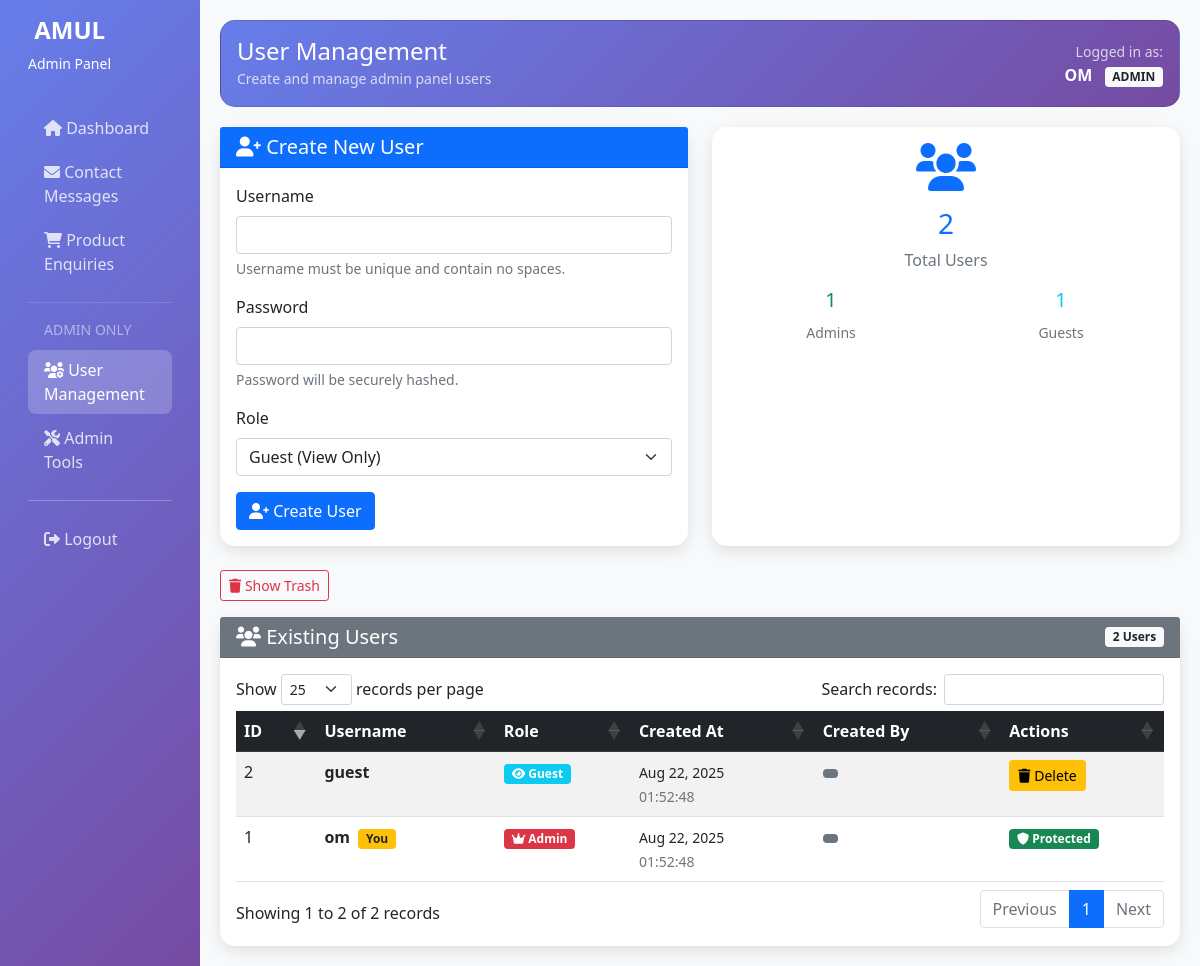
Page /Amul-Shop-AdminPanel/user_management.php (signed in) on the committed database.
### tables this page shows
CREATE TABLE `users` (
  `id` int(11) NOT NULL AUTO_INCREMENT,
  `username` varchar(50) NOT NULL,
  `password` varchar(255) NOT NULL,
  `role` enum('admin','guest') NOT NULL DEFAULT 'guest',
  `created_at` timestamp NOT NULL DEFAULT current_timestamp(),
  `last_login` timestamp NULL DEFAULT NULL,
  `deleted_at` timestamp NULL DEFAULT NULL,
  PRIMARY KEY (`id`),
  UNIQUE KEY `username` (`username`)
);

### Amul-Shop-AdminPanel/user_management.php (the view, shortened to what this page needs)
<?php
$database = new Database();
$db = $database->getConnection();
try {
    $create_table_query = "CREATE TABLE IF NOT EXISTS users (
        id INT AUTO_INCREMENT PRIMARY KEY,
        username VARCHAR(50) UNIQUE NOT NULL,
        password VARCHAR(255) NOT NULL,
        role ENUM('admin', 'guest') NOT NULL DEFAULT 'guest',
        created_at TIMESTAMP DEFAULT CURRENT_TIMESTAMP,
        created_by VARCHAR(50) NOT NULL
    )";
    $db->exec($create_table_query);
} catch(PDOException $exception) {
    $error_message = "Error setting up users table: " . $exception->getMessage();
}
$db->exec("ALTER TABLE users ADD COLUMN IF NOT EXISTS deleted_at DATETIME DEFAULT NULL");
$show_trash = isset($_GET['trash']) && $_GET['trash'] == '1';
try {
    if ($show_trash) {
        $query = "SELECT * FROM users WHERE deleted_at IS NOT NULL ORDER BY created_at DESC";
    } else {
        $query = "SELECT * FROM users WHERE deleted_at IS NULL ORDER BY created_at DESC";
    }
    $stmt = $db->prepare($query);
    $stmt->execute();
    $users = $stmt->fetchAll(PDO::FETCH_ASSOC);
} catch(PDOException $exception) {
    $users = [];
    $error_message = "Error fetching users: " . $exception->getMessage();
}
include 'includes/header.php';
?>
<div class="row mb-4">
    <div class="col-md-6">
        <div class="card table-card">
            <div class="card-header bg-primary text-white">
                <h5 class="mb-0"><i class="fas fa-user-plus"></i> Create New User</h5>
            </div>
            <div class="card-body">
                <form method="POST">
                    <div class="mb-3">
                        <label for="username" class="form-label">Username</label>
                        <input type="text" class="form-control" id="username" name="username" required>
                        <div class="form-text">Username must be unique and contain no spaces.</div>
                    </div>
                    <div class="mb-3">
                        <label for="password" class="form-label">Password</label>
                        <input type="password" class="form-control" id="password" name="password" required>
                        <div class="form-text">Password will be securely hashed.</div>
                    </div>
                    <div class="mb-3">
                        <label for="role" class="form-label">Role</label>
                        <select class="form-select" id="role" name="role" required>
                            <option value="guest">Guest (View Only)</option>
                        </select>
                    </div>
                    <button type="submit" class="btn btn-primary">
                        <i class="fas fa-user-plus"></i> Create User
                    </button>
                </form>
            </div>
        </div>
    </div>
    <div class="col-md-6">
        <div class="card stats-card h-100">
            <div class="card-body">
                <div class="text-center">
                    <i class="fas fa-users fa-3x text-primary mb-3"></i>
                    <h3 class="text-primary"><?php echo count($users); ?></h3>
                    <p class="text-muted mb-3">Total Users</p>
                    <div class="row text-center">
                        <div class="col-6">
                            <h5 class="text-success">
                                <?php echo count(array_filter($users, function($u) { return $u['role'] == 'admin'; })); ?>
                            </h5>
                            <small class="text-muted">Admins</small>
                        </div>
                        <div class="col-6">
                            <h5 class="text-info">
                                <?php echo count(array_filter($users, function($u) { return $u['role'] == 'guest'; })); ?>
                            </h5>
                            <small class="text-muted">Guests</small>
                        </div>
                    </div>
                </div>
            </div>
        </div>
    </div>
</div>
<div class="mb-3">
    <?php if ($show_trash): ?>
        <a href="user_management.php" class="btn btn-outline-primary btn-sm">
            <i class="fas fa-users"></i> Show Active Users
        </a>
    <?php else: ?>
        <a href="user_management.php?trash=1" class="btn btn-outline-danger btn-sm">
            <i class="fas fa-trash"></i> Show Trash
        </a>
    <?php endif; ?>
</div>
<div class="card table-card">
    <div class="card-header bg-secondary text-white d-flex justify-content-between align-items-center">
        <h5 class="mb-0"><i class="fas fa-users"></i> Existing Users</h5>
        <span class="badge bg-light text-dark"><?php echo count($users); ?> Users</span>
    </div>
    <div class="card-body">
        <?php if (count($users) > 0): ?>
            <div class="table-responsive">
                <table class="table table-striped table-hover data-table">
                    <thead class="table-dark">
                        <tr>
                            <th>ID</th>
                            <th>Username</th>
                            <th>Role</th>
                            <th>Created At</th>
                            <th>Created By</th>
                            <th>Actions</th>
                        </tr>
                    </thead>
                    <tbody>
                        <?php foreach ($users as $user): ?>
                            <tr <?php if ($show_trash): ?>class="table-danger"<?php endif; ?>>
                                <td><?php echo $user['id']; ?></td>
                                <td>
                                    <strong><?php echo htmlspecialchars($user['username']); ?></strong>
                                    <?php if ($user['username'] === $_SESSION['username']): ?>
                                        <span class="badge bg-warning text-dark ms-1">You</span>
                                    <?php endif; ?>
                                </td>
                                <td>
                                    <?php if ($user['role'] === 'admin'): ?>
                                        <span class="badge bg-danger">
                                            <i class="fas fa-crown"></i> Admin
                                        </span>
                                    <?php else: ?>
                                        <span class="badge bg-info">
                                            <i class="fas fa-eye"></i> Guest
                                        </span>
                                    <?php endif; ?>
                                </td>
                                <td>
                                    <small>
                                        <?php echo date('M d, Y', strtotime($user['created_at'])); ?><br>
                                        <span class="text-muted"><?php echo date('H:i:s', strtotime($user['created_at'])); ?></span>
                                    </small>
                                </td>
                                <td>
                                    <span class="badge bg-secondary">
                                    </span>
                                </td>
                                <td>
                                    <?php if ($user['username'] !== 'om'): ?>
                                        <?php if (!$show_trash): ?>
                                            <button class="btn btn-warning btn-sm me-1"
                                                onclick="softDeleteRecord('users', <?php echo $user['id']; ?>, '<?php echo htmlspecialchars($user['username']); ?>')">
                                                <i class="fas fa-trash"></i> Delete
                                            </button>
                                        <?php endif; ?>
                                    <?php else: ?>
                                        <span class="badge bg-success">
                                            <i class="fas fa-shield-alt"></i> Protected
                                        </span>
                                    <?php endif; ?>
                                </td>
                            </tr>
                        <?php endforeach; ?>
                    </tbody>
                </table>
            </div>
        <?php endif; ?>
    </div>
</div>
<?php include 'includes/footer.php'; ?>

### Amul-Shop-AdminPanel/includes/header.php (style rules this page uses)
body { background-color: #f8f9fa; }
.stats-card { border-radius: 15px; border: none; box-shadow: 0 5px 15px rgba(0, 0, 0, 0.1); transition: transform 0.3s; }
.table-card { border-radius: 15px; border: none; box-shadow: 0 5px 15px rgba(0, 0, 0, 0.1); }

### rows in the picture
users: id "1", username "om", shows "You", role "admin" (drawn), created_at "Aug 22, 2025", created_at "01:52:48", shows "Protected"
users: id "2", username "guest", role "guest" (drawn), created_at "Aug 22, 2025", created_at "01:52:48"

### other values in the picture
$page_title "User Management"
$page_subtitle "Create and manage admin panel users"
$_SESSION['username'] "OM"
$_SESSION['role'] "ADMIN"
count($users) "2"
